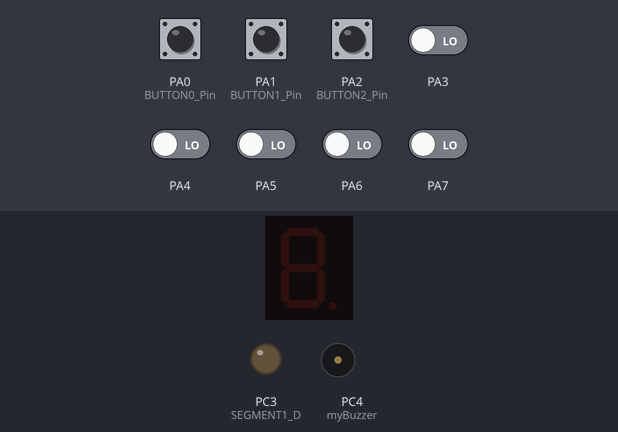
Bench run of a program on a simulated ATmega32, built with avr-gcc and emulated at 8 MHz. Shown: 1-digit seven-segment display, output pins drawn as LEDs (lit = HIGH), buzzer (waves = sounding, pin HIGH). Wiring (inferred from the names in the program): 1-digit 7-segment display, segments lit when LOW: segments PD0, PD1, PD2, PD3, PD4, PD5, PD6, PD7. Inputs (shaded band) come from the test bench; at power-on: PA0 (BUTTON0_Pin), PA1 (BUTTON1_Pin), PA2 (BUTTON2_Pin) HIGH, PA3–7 LOW. The segment pins are drawn as the display they are named for; pins used as bus, display or sensor lines are not drawn.

Above: at 1.2 s.
1.3 s: PA2 (BUTTON2_Pin) pulled LOW for 1 s
At 2.5 s:
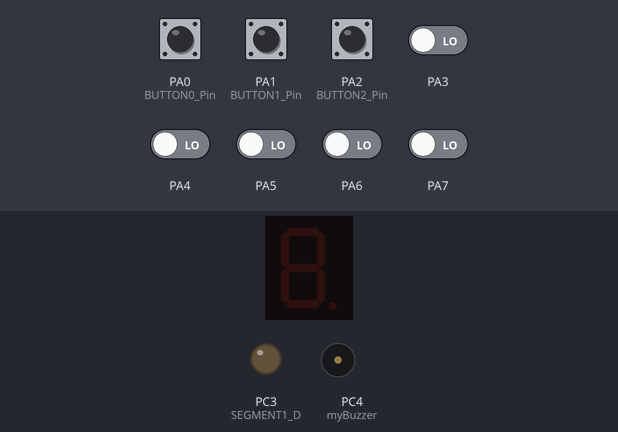
4.3 s: PA0 (BUTTON0_Pin) pulled LOW for 0.15 s
At 5.2 s:
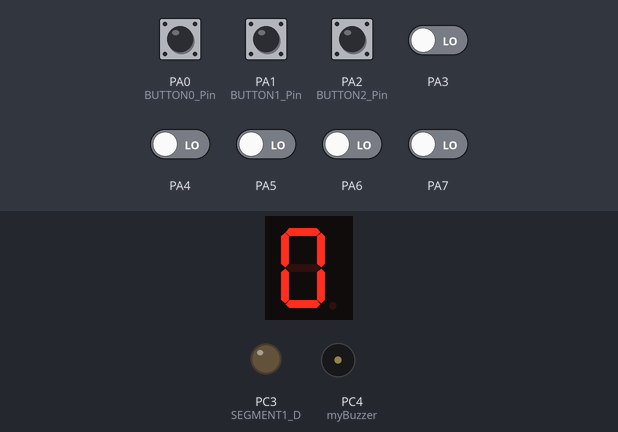
5.9 s: PA1 (BUTTON1_Pin) pulled LOW for 0.15 s
At 5.97 s:
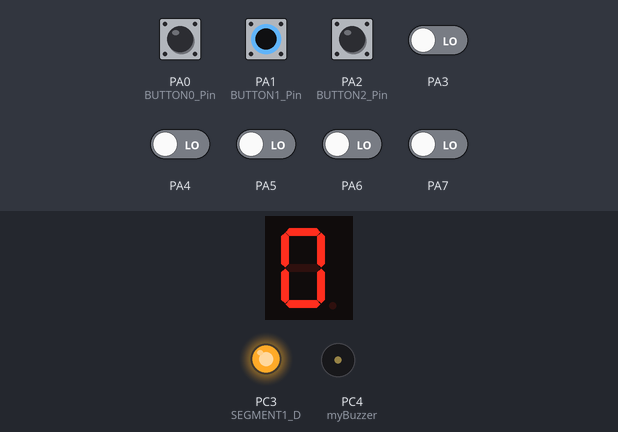
7.5 s: PA2 (BUTTON2_Pin) pulled LOW for 0.15 s
At 7.9 s:
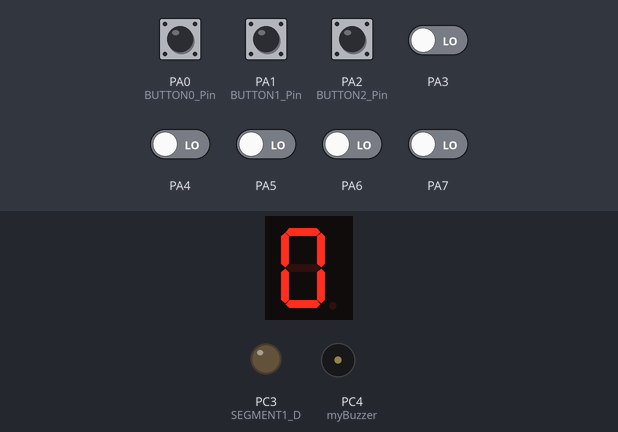
9.1 s: PA0 (BUTTON0_Pin) pulled LOW for 1 s
At 10.1 s:
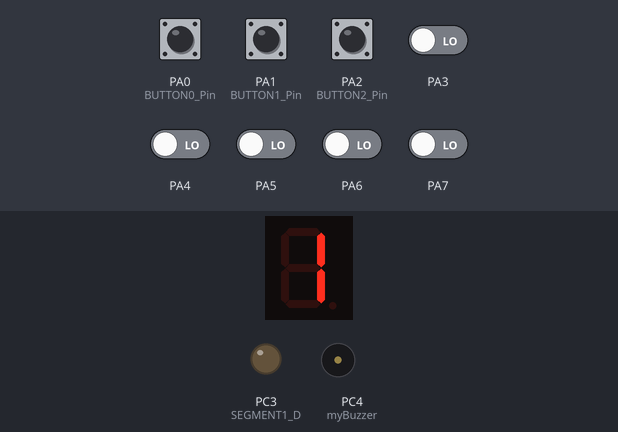
11.6 s: PA1 (BUTTON1_Pin) pulled LOW for 1 s
At 12.0 s:
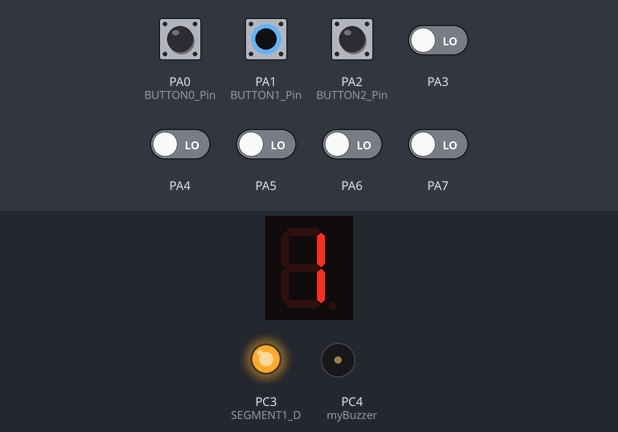
Timing chart, 0 to 14.6 s (numbered marks = the images above; inputs shaded):
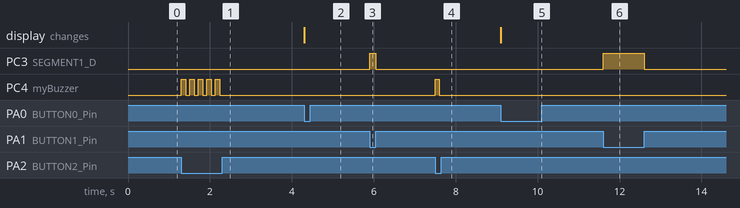

Measured:
- after the input at 1.3 s, PC4 (myBuzzer): alternates HIGH for 0.10 s and LOW for 0.10 s, 10 changes in all, then stays LOW, starting at once
- after the input at 4.3 s, the display: changes at once (image 2)
- after the input at 5.9 s, PC3 (SEGMENT1_D): LOW → HIGH at once, → LOW 0.15 s later
- after the input at 7.5 s, PC4 (myBuzzer): LOW → HIGH at once, → LOW 0.10 s later
- after the input at 9.1 s, the display: changes at once (image 5)
- after the input at 11.6 s, PC3 (SEGMENT1_D): LOW → HIGH at once, → LOW 1.0 s later

The program:

main.c
```c
/*
 * main.c

 *
 *  Created on: Aug 26, 2026
 *      Author: zbook g8
 *      ctrl+shift+f format code
 *      alt + up/down move
 *
 */
#include "Mcal/DIO/DIO_Interface.h"
#include "Mcal/DIO/DIO_Private.h"

#include "Common/BitMath.h"
#include <util/delay.h>
#include "Mcal/AtMega32Registers.h"
#include <stdint.h>
#include "Hal/Btn/Btn_Interface.h"
#include "Hal/Btn/Btn_Private.h"
#include "Hal/LED/LED_Interface.h"
#include "Hal/LED/LED_Private.h"
#include "Hal/SevenSegment/SevenSegment_Interface.h"
#include "Hal/SevenSegment/SevenSegment_Config.h"
#include "Hal/SevenSegment/SevenSegment_Private.h"
#include "Hal/BUZZER/Buzzer_Interface.h"
#include "Hal/BUZZER/Buzzer_Private.h"

//shift+ctrl+c comment for block of code
#define notPressed 1
#define Pressed    0
//
//#define AnodeZero   0xC0
//#define AnodeOne    0xF9
//#define AnodeTwo    0xA4
//#define AnodeThree  0xB0
//#define AnodeFour   0x99
//#define AnodeFive   0x92
//#define AnodeSix    0x82
//#define AnodeSeven  0xF8
//#define AnodeEight  0x80
//#define AnodeNine   0x90
Buzzer_Config_t myBuzzer = {
    .GroupName = DIO_GroupC,
    .PinNo = DIO_pin4
};

int main(void) {
    Btn_Init(BUTTON_SINK,Btn1);
	//DIO_EnableInternalPullUp(DIO_GroupC, DIO_pin0);
    Btn_Init(BUTTON_SINK,Btn2);
	//DIO_EnableInternalPullUp(DIO_GroupC, DIO_pin1);
    Btn_Init(BUTTON_SINK,Btn3);
	//DIO_EnableInternalPullUp(DIO_GroupC, DIO_pin2);

	//set(DDRC_Reg, 3);
    LED_Init(LED1,DIO_GroupC,DIO_pin3);
	//DIO_SelectDirectionForPin(DIO_GroupC, DIO_pin3, DIO_Output);

	//set(DDRC_Reg, 4);
    Buzzer_Init(&myBuzzer);
	//DIO_SelectDirectionForPin(DIO_GroupC, DIO_pin4, DIO_Output);

	// DDRD_Reg = 0xFF;

	//DIO_SelectDirectionForAll(DIO_GroupD, DIO_AllOutput);

	//uint8_t State = notPressed;
	//uint8_t oldState = notPressed;
	uint8_t counter = 0;
	//uint8_t State2 = notPressed;
	//uint8_t State3 = notPressed;
	uint8_t State = SinkNotPressed;
	uint8_t oldState = SinkNotPressed;
	uint8_t State2 = SinkNotPressed;
	uint8_t State3 = SinkNotPressed;
	while (1) {

		State =Btn_GetState(Btn1,BUTTON_SINK);
		//DIO_ReadValueForPin(DIO_GroupC, DIO_pin0, &State);
		// read(PINC_Reg, 0);
		//State2 = read(PINC_Reg, 1);
		State2 =Btn_GetState(Btn2,BUTTON_SINK);

		//DIO_ReadValueForPin(DIO_GroupC, DIO_pin1, &State2);
		//State3 = read(PINC_Reg,2);
		State3 =Btn_GetState(Btn3,BUTTON_SINK);
		//DIO_ReadValueForPin(DIO_GroupC, DIO_pin2, &State3);

		if (oldState == SinkNotPressed && State == SinkPressed) {
			SS_WriteNumber(counter,SS2);
			counter++;
			if (counter > 9) {
				counter = 0;
			}
		}
		oldState = State;
		if (State2 == SinkPressed) {
			//set(PORTC_Reg, 3);
			LED_ON(LED1,LED_SOURCE);
			//DIO_WriteValueForPin(DIO_GroupC, DIO_pin3, DIO_High);
		}
		else if (State2 == SinkNotPressed) {            //clear(PORTC_Reg, 3);
			LED_OFF(LED1,LED_SOURCE);

			//DIO_WriteValueForPin(DIO_GroupC, DIO_pin3, DIO_Low);
		}

		if (State3 == Pressed) {
			//toggle(PORTC_Reg,4);
			Buzzer_Toggle();
			//DIO_ToggleAtPin(DIO_GroupC, DIO_pin4);
			_delay_ms(100);
		}
		else if (State3 == notPressed) {
			//clear(PORTC_Reg,4);
			Buzzer_Off();
			//DIO_WriteValueForPin(DIO_GroupC, DIO_pin4, DIO_Low);

		}
	}
}
```

Btn_Config.h
```c
/*
 * Btn_Config.h
 *
 *  Created on: Aug 28, 2026
 *      Author: zbook g8
 */

#ifndef HAL_BTN_BTN_CONFIG_H_
#define HAL_BTN_BTN_CONFIG_H_
#include "../../Mcal/DIO/DIO_Private.h"

#define BUTTON0_Group     DIO_GroupA
#define BUTTON0_Pin       DIO_pin0

#define BUTTON1_Group     DIO_GroupA
#define BUTTON1_Pin       DIO_pin1

#define BUTTON2_Group     DIO_GroupA
#define BUTTON2_Pin       DIO_pin2


#endif /* HAL_BTN_BTN_CONFIG_H_ */
```

SevenSegment_Config.h
```c
/*
 * SevenSegment_Config.h
 *
 *  Created on: Aug 28, 2026
 *      Author: zbook g8
 */

#ifndef HAL_SEVENSEGMENT_SEVENSEGMENT_CONFIG_H_
#define HAL_SEVENSEGMENT_SEVENSEGMENT_CONFIG_H_
#include "../../Mcal/DIO/DIO_Private.h"
#include "../../Mcal/DIO/DIO_Interface.h"

#define SEGMENT1_GROUP    DIO_GroupC
#define SEGMENT2_GROUP    DIO_GroupD
#define SEGMENT_TYPE      COMMON_ANODE

#define SEGMENT1_A		DIO_pin0
#define SEGMENT1_B		DIO_pin1
#define SEGMENT1_C		DIO_pin2
#define SEGMENT1_D		DIO_pin3
#define SEGMENT1_E		DIO_pin4
#define SEGMENT1_F		DIO_pin5
#define SEGMENT1_G		DIO_pin6
#define SEGMENT1_H		DIO_pin7

#define SEGMENT2_A		DIO_pin0
#define SEGMENT2_B		DIO_pin1
#define SEGMENT2_C		DIO_pin2
#define SEGMENT2_D		DIO_pin3
#define SEGMENT2_E		DIO_pin4
#define SEGMENT2_F		DIO_pin5
#define SEGMENT2_G		DIO_pin6
#define SEGMENT2_H		DIO_pin7

#define AnodeZero   0xC0
#define AnodeOne    0xF9
#define AnodeTwo    0xA4
#define AnodeThree  0xB0
#define AnodeFour   0x99
#define AnodeFive   0x92
#define AnodeSix    0x82
#define AnodeSeven  0xF8
#define AnodeEight  0x80
#define AnodeNine   0x90


#endif /* HAL_SEVENSEGMENT_SEVENSEGMENT_CONFIG_H_ */
```

Btn_Config.h
```c
/*
 * Btn_Config.h
 *
 *  Created on: Aug 28, 2026
 *      Author: zbook g8
 */

#ifndef HAL_BTN_BTN_CONFIG_H_
#define HAL_BTN_BTN_CONFIG_H_
#include "../../Mcal/DIO/DIO_Private.h"

#define BUTTON0_Group     DIO_GroupA
#define BUTTON0_Pin       DIO_pin0

#define BUTTON1_Group     DIO_GroupA
#define BUTTON1_Pin       DIO_pin1

#define BUTTON2_Group     DIO_GroupA
#define BUTTON2_Pin       DIO_pin2


#endif /* HAL_BTN_BTN_CONFIG_H_ */
```

SevenSegment_Config.h
```c
/*
 * SevenSegment_Config.h
 *
 *  Created on: Aug 28, 2026
 *      Author: zbook g8
 */

#ifndef HAL_SEVENSEGMENT_SEVENSEGMENT_CONFIG_H_
#define HAL_SEVENSEGMENT_SEVENSEGMENT_CONFIG_H_
#include "../../Mcal/DIO/DIO_Private.h"
#include "../../Mcal/DIO/DIO_Interface.h"

#define SEGMENT1_GROUP    DIO_GroupC
#define SEGMENT2_GROUP    DIO_GroupD
#define SEGMENT_TYPE      COMMON_ANODE

#define SEGMENT1_A		DIO_pin0
#define SEGMENT1_B		DIO_pin1
#define SEGMENT1_C		DIO_pin2
#define SEGMENT1_D		DIO_pin3
#define SEGMENT1_E		DIO_pin4
#define SEGMENT1_F		DIO_pin5
#define SEGMENT1_G		DIO_pin6
#define SEGMENT1_H		DIO_pin7

#define SEGMENT2_A		DIO_pin0
#define SEGMENT2_B		DIO_pin1
#define SEGMENT2_C		DIO_pin2
#define SEGMENT2_D		DIO_pin3
#define SEGMENT2_E		DIO_pin4
#define SEGMENT2_F		DIO_pin5
#define SEGMENT2_G		DIO_pin6
#define SEGMENT2_H		DIO_pin7

#define AnodeZero   0xC0
#define AnodeOne    0xF9
#define AnodeTwo    0xA4
#define AnodeThree  0xB0
#define AnodeFour   0x99
#define AnodeFive   0x92
#define AnodeSix    0x82
#define AnodeSeven  0xF8
#define AnodeEight  0x80
#define AnodeNine   0x90


#endif /* HAL_SEVENSEGMENT_SEVENSEGMENT_CONFIG_H_ */
```

Buzzer_Interface.h
```c
/*
 * Buzzer_Interface.h
 *
 *  Created on: Aug 28, 2026
 *      Author: zbook g8
 */

#ifndef HAL_BUZZER_BUZZER_INTERFACE_H_
#define HAL_BUZZER_BUZZER_INTERFACE_H_
#include "Buzzer_Private.h"
void Buzzer_Init(Buzzer_Config_t *Config);
void Buzzer_On(void);

void Buzzer_Off(void);

void Buzzer_Toggle(void);
#endif /* HAL_BUZZER_BUZZER_INTERFACE_H_ */
```

Buzzer_Program.c
```c
/*
 * Buzzer_Program.c
 *
 *  Created on: Aug 28, 2026
 *      Author: zbook g8
 */
#include "Buzzer_Interface.h"
#include "Buzzer_Private.h"
#include "../../Mcal/DIO/DIO_Interface.h"
#include "../../Mcal/DIO/DIO_Private.h"

Buzzer_Config_t Buzzer_Config;


void Buzzer_Off(void)
{       DIO_WriteValueForPin(Buzzer_Config.GroupName,
        Buzzer_Config.PinNo,
        DIO_Low);
}


void Buzzer_Init(Buzzer_Config_t *Config)
{
    Buzzer_Config = *Config;

    DIO_SelectDirectionForPin(
        Buzzer_Config.GroupName,
        Buzzer_Config.PinNo,
        DIO_Output
    );

    Buzzer_Off();
}

void Buzzer_On(void)
{
    DIO_WriteValueForPin(Buzzer_Config.GroupName,
        Buzzer_Config.PinNo,
        DIO_High);
}

void Buzzer_Toggle(void)
{
    DIO_ToggleAtPin(Buzzer_Config.GroupName,
        Buzzer_Config.PinNo);
}
```

Btn_Interface.h
```c
/*
 * Btn_Interface.h
 *
 *  Created on: Aug 28, 2026
 *      Author: zbook g8
 */

#ifndef HAL_BTN_BTN_INTERFACE_H_
#define HAL_BTN_BTN_INTERFACE_H_

void Btn_Init( uint8_t ConnectionState, uint8_t BtnNo);
uint8_t Btn_GetState(uint8_t ConnectionState, uint8_t BtnNo);

#endif /* HAL_BTN_BTN_INTERFACE_H_ */
```

Btn_Program.c
```c
#include "Btn_Config.h"
#include "Btn_Private.h"
#include "../../Mcal/DIO/DIO_Interface.h"
#include <stdint.h>

static Button_Type Button1_Type;

static Button_Type Button2_Type;

static Button_Type Button3_Type;

void Btn_Init(uint8_t ConnectionState, uint8_t BtnNo) {
	switch (BtnNo) {
	case Btn1:
		Button1_Type = ConnectionState;

		if (ConnectionState == BUTTON_SINK) {
			DIO_EnableInternalPullUp( BUTTON0_Group, BUTTON0_Pin);
		} else if (ConnectionState == BUTTON_SOURCE) {
			DIO_DisableInternalPullUp( BUTTON0_Group, BUTTON0_Pin);
		}

		break;

	case Btn2:

		Button2_Type = ConnectionState;

		if (ConnectionState == BUTTON_SINK) {
			DIO_EnableInternalPullUp(BUTTON1_Group, BUTTON1_Pin);
		} else if (ConnectionState == BUTTON_SOURCE) {
			DIO_DisableInternalPullUp( BUTTON1_Group, BUTTON1_Pin);

		}

		break;

	case Btn3:

		Button3_Type = ConnectionState;

		if (ConnectionState == BUTTON_SINK) {
			DIO_EnableInternalPullUp(
			BUTTON2_Group,
			BUTTON2_Pin);
		} else if (ConnectionState == BUTTON_SOURCE) {
			DIO_DisableInternalPullUp( BUTTON2_Group, BUTTON2_Pin);
		}

		break;

	default:
		break;
	}
}

uint8_t Btn_GetState(uint8_t BtnNo, uint8_t ConnectionState) {
	uint8_t InputValue;

	switch (BtnNo) {
	case Btn1:
		DIO_ReadValueForPin(BUTTON0_Group, BUTTON0_Pin, &InputValue);

		if (ConnectionState == BUTTON_SINK) {
			if (InputValue == SinkNotPressed) {
				return SinkNotPressed;
			} else {
				return SinkPressed;
			}
		} else if (ConnectionState == BUTTON_SOURCE) {
			if (InputValue == SourceNotPressed) {
				return SourceNotPressed;
			} else {
				return SourcePressed;
			}
		} else {
			return 0;
			//error code
		}

		break;

	case Btn2:
		DIO_ReadValueForPin(BUTTON1_Group, BUTTON1_Pin, &InputValue);

		if (ConnectionState == BUTTON_SINK) {
			if (InputValue == SinkNotPressed) {
				return SinkNotPressed;
			} else {
				return SinkPressed;
			}
		} else if (ConnectionState == BUTTON_SOURCE) {
			if (InputValue == SourceNotPressed) {
				return SourceNotPressed;
			} else {
				return SourcePressed;
			}
		} else {
			return 0;

			//error code
		}
		break;
	case Btn3:
		DIO_ReadValueForPin(BUTTON2_Group, BUTTON2_Pin, &InputValue);

		if (ConnectionState == BUTTON_SINK) {
			if (InputValue == SinkNotPressed) {
				return SinkNotPressed;
			} else {
				return SinkPressed;
			}
		} else if (ConnectionState == BUTTON_SOURCE) {
			if (InputValue == SourceNotPressed) {
				return SourceNotPressed;
			} else {
				return SourcePressed;
			}
		} else {
			return 0;
			//error code
		}
		break;
	default:
		return 0;
	}

}
```

LED_Interface.h
```c
/*
 * LED_Interface.h
 *
 *  Created on: Aug 27, 2026
 *      Author: zbook g8
 */

#ifndef HAL_LED_LED_INTERFACE_H_
#define HAL_LED_LED_INTERFACE_H_
#include <stdint.h>

void LED_Init(uint8_t LED_ID, uint8_t GroupName, uint8_t PinNo);
void LED_ON(uint8_t LED_ID,uint8_t ConnectionState);
void LED_OFF(uint8_t LED_ID,uint8_t ConnectionState);
void LED_Toggle(uint8_t LED_ID);

#endif /* HAL_LED_LED_INTERFACE_H_ */
```

LED_Program.c
```c
/*
 * LED_Program.c
 *
 *  Created on: Aug 27, 2026
 *      Author: zbook g8
 */
#include "LED_Interface.h"
#include "LED_Private.h"

#include "../../Mcal/DIO/DIO_Interface.h"
#include "../../Mcal/AtMega32Registers.h"
#include "../../Common/BitMath.h"

static LED_Config_t LED_Config[8];
void LED_Init(uint8_t LED_ID, uint8_t GroupName, uint8_t PinNo) {

	LED_Config[LED_ID].GroupName = GroupName;
	LED_Config[LED_ID].PinNo = PinNo;
	DIO_SelectDirectionForPin(GroupName, PinNo, DIO_Output);
}
void LED_ON(uint8_t LED_ID, uint8_t ConnectionState) {
	if (ConnectionState == LED_SINK) {
		DIO_WriteValueForPin(LED_Config[LED_ID].GroupName,
						LED_Config[LED_ID].PinNo,  SinkLED_ON);
	}
	if (ConnectionState == LED_SOURCE) {
		DIO_WriteValueForPin(LED_Config[LED_ID].GroupName,
				LED_Config[LED_ID].PinNo, SourceLED_ON);
	}

}

void LED_OFF(uint8_t LED_ID, uint8_t ConnectionState) {
	if (ConnectionState == LED_SINK) {
			DIO_WriteValueForPin(LED_Config[LED_ID].GroupName,
							LED_Config[LED_ID].PinNo, SinkLED_OFF);
		}
		if (ConnectionState == LED_SOURCE) {
			DIO_WriteValueForPin(LED_Config[LED_ID].GroupName,
					LED_Config[LED_ID].PinNo, SourceLED_OFF);
		}
}

void LED_Toggle(uint8_t LED_ID) {
	DIO_ToggleAtPin(LED_Config[LED_ID].GroupName, LED_Config[LED_ID].PinNo);
}
```

SevenSegment_Interface.h
```c
/*
 * SevenSegment_Interface.h
 *
 *  Created on: Aug 28, 2026
 *      Author: zbook g8
 */

#ifndef HAL_SEVENSEGMENT_SEVENSEGMENT_INTERFACE_H_
#define HAL_SEVENSEGMENT_SEVENSEGMENT_INTERFACE_H_
#include <stdint.h>
void SS_WriteNumber(uint8_t Number , uint8_t SS_No);

#endif /* HAL_SEVENSEGMENT_SEVENSEGMENT_INTERFACE_H_ */
```

SevenSegment_Program.c
```c
/*
 * SevenSegment_Program.c
 *
 *  Created on: Aug 28, 2026
 *      Author: zbook g8
 */
#include <stdint.h>
#include "SevenSegment_Private.h"
#include "SevenSegment_Config.h"
#include "../../Mcal/DIO/DIO_Interface.h"
uint8_t Numbers[10] = {
 0xC0,
 0xF9,
 0xA4,
 0xB0,
 0x99,
 0x92,
 0x82,
 0xF8,
 0x80,
0x90 };

void SS_WriteNumber(uint8_t Number, uint8_t SS_No) {
	switch (SS_No) {
	case SS1:
		DIO_SelectDirectionForAll(SEGMENT1_GROUP, DIO_AllOutput);
		DIO_WriteValueForAll(SEGMENT1_GROUP,Numbers[Number]);
	break;
	case SS2:
		DIO_SelectDirectionForAll(SEGMENT2_GROUP, DIO_AllOutput);
		DIO_WriteValueForAll(SEGMENT2_GROUP,Numbers[Number]);

		break;
	}
}
```

Buzzer_Interface.h
```c
/*
 * Buzzer_Interface.h
 *
 *  Created on: Aug 28, 2026
 *      Author: zbook g8
 */

#ifndef HAL_BUZZER_BUZZER_INTERFACE_H_
#define HAL_BUZZER_BUZZER_INTERFACE_H_
#include "Buzzer_Private.h"
void Buzzer_Init(Buzzer_Config_t *Config);
void Buzzer_On(void);

void Buzzer_Off(void);

void Buzzer_Toggle(void);
#endif /* HAL_BUZZER_BUZZER_INTERFACE_H_ */
```

Buzzer_Program.c
```c
/*
 * Buzzer_Program.c
 *
 *  Created on: Aug 28, 2026
 *      Author: zbook g8
 */
#include "Buzzer_Interface.h"
#include "Buzzer_Private.h"
#include "../../Mcal/DIO/DIO_Interface.h"
#include "../../Mcal/DIO/DIO_Private.h"

Buzzer_Config_t Buzzer_Config;


void Buzzer_Off(void)
{       DIO_WriteValueForPin(Buzzer_Config.GroupName,
        Buzzer_Config.PinNo,
        DIO_Low);
}


void Buzzer_Init(Buzzer_Config_t *Config)
{
    Buzzer_Config = *Config;

    DIO_SelectDirectionForPin(
        Buzzer_Config.GroupName,
        Buzzer_Config.PinNo,
        DIO_Output
    );

    Buzzer_Off();
}

void Buzzer_On(void)
{
    DIO_WriteValueForPin(Buzzer_Config.GroupName,
        Buzzer_Config.PinNo,
        DIO_High);
}

void Buzzer_Toggle(void)
{
    DIO_ToggleAtPin(Buzzer_Config.GroupName,
        Buzzer_Config.PinNo);
}
```

Btn_Program.c
```c
#include "Btn_Config.h"
#include "Btn_Private.h"
#include "../../Mcal/DIO/DIO_Interface.h"
#include <stdint.h>

static Button_Type Button1_Type;

static Button_Type Button2_Type;

static Button_Type Button3_Type;

void Btn_Init(uint8_t ConnectionState, uint8_t BtnNo) {
	switch (BtnNo) {
	case Btn1:
		Button1_Type = ConnectionState;

		if (ConnectionState == BUTTON_SINK) {
			DIO_EnableInternalPullUp( BUTTON0_Group, BUTTON0_Pin);
		} else if (ConnectionState == BUTTON_SOURCE) {
			DIO_DisableInternalPullUp( BUTTON0_Group, BUTTON0_Pin);
		}

		break;

	case Btn2:

		Button2_Type = ConnectionState;

		if (ConnectionState == BUTTON_SINK) {
			DIO_EnableInternalPullUp(BUTTON1_Group, BUTTON1_Pin);
		} else if (ConnectionState == BUTTON_SOURCE) {
			DIO_DisableInternalPullUp( BUTTON1_Group, BUTTON1_Pin);

		}

		break;

	case Btn3:

		Button3_Type = ConnectionState;

		if (ConnectionState == BUTTON_SINK) {
			DIO_EnableInternalPullUp(
			BUTTON2_Group,
			BUTTON2_Pin);
		} else if (ConnectionState == BUTTON_SOURCE) {
			DIO_DisableInternalPullUp( BUTTON2_Group, BUTTON2_Pin);
		}

		break;

	default:
		break;
	}
}

uint8_t Btn_GetState(uint8_t BtnNo, uint8_t ConnectionState) {
	uint8_t InputValue;

	switch (BtnNo) {
	case Btn1:
		DIO_ReadValueForPin(BUTTON0_Group, BUTTON0_Pin, &InputValue);

		if (ConnectionState == BUTTON_SINK) {
			if (InputValue == SinkNotPressed) {
				return SinkNotPressed;
			} else {
				return SinkPressed;
			}
		} else if (ConnectionState == BUTTON_SOURCE) {
			if (InputValue == SourceNotPressed) {
				return SourceNotPressed;
			} else {
				return SourcePressed;
			}
		} else {
			return 0;
			//error code
		}

		break;

	case Btn2:
		DIO_ReadValueForPin(BUTTON1_Group, BUTTON1_Pin, &InputValue);

		if (ConnectionState == BUTTON_SINK) {
			if (InputValue == SinkNotPressed) {
				return SinkNotPressed;
			} else {
				return SinkPressed;
			}
		} else if (ConnectionState == BUTTON_SOURCE) {
			if (InputValue == SourceNotPressed) {
				return SourceNotPressed;
			} else {
				return SourcePressed;
			}
		} else {
			return 0;

			//error code
		}
		break;
	case Btn3:
		DIO_ReadValueForPin(BUTTON2_Group, BUTTON2_Pin, &InputValue);

		if (ConnectionState == BUTTON_SINK) {
			if (InputValue == SinkNotPressed) {
				return SinkNotPressed;
			} else {
				return SinkPressed;
			}
		} else if (ConnectionState == BUTTON_SOURCE) {
			if (InputValue == SourceNotPressed) {
				return SourceNotPressed;
			} else {
				return SourcePressed;
			}
		} else {
			return 0;
			//error code
		}
		break;
	default:
		return 0;
	}

}
```

LED_Interface.h
```c
/*
 * LED_Interface.h
 *
 *  Created on: Aug 27, 2026
 *      Author: zbook g8
 */

#ifndef HAL_LED_LED_INTERFACE_H_
#define HAL_LED_LED_INTERFACE_H_
#include <stdint.h>

void LED_Init(uint8_t LED_ID, uint8_t GroupName, uint8_t PinNo);
void LED_ON(uint8_t LED_ID,uint8_t ConnectionState);
void LED_OFF(uint8_t LED_ID,uint8_t ConnectionState);
void LED_Toggle(uint8_t LED_ID);

#endif /* HAL_LED_LED_INTERFACE_H_ */
```

SevenSegment_Program.c
```c
/*
 * SevenSegment_Program.c
 *
 *  Created on: Aug 28, 2026
 *      Author: zbook g8
 */
#include <stdint.h>
#include "SevenSegment_Private.h"
#include "SevenSegment_Config.h"
#include "../../Mcal/DIO/DIO_Interface.h"
uint8_t Numbers[10] = {
 0xC0,
 0xF9,
 0xA4,
 0xB0,
 0x99,
 0x92,
 0x82,
 0xF8,
 0x80,
0x90 };

void SS_WriteNumber(uint8_t Number, uint8_t SS_No) {
	switch (SS_No) {
	case SS1:
		DIO_SelectDirectionForAll(SEGMENT1_GROUP, DIO_AllOutput);
		DIO_WriteValueForAll(SEGMENT1_GROUP,Numbers[Number]);
	break;
	case SS2:
		DIO_SelectDirectionForAll(SEGMENT2_GROUP, DIO_AllOutput);
		DIO_WriteValueForAll(SEGMENT2_GROUP,Numbers[Number]);

		break;
	}
}
```

BitMath.h
```c
#ifndef COMMON_BITMATH_H_
#define COMMON_BITMATH_H_

#define set(reg,no) reg|=(1<<no)
#define clear(reg,no) reg&=~(1<<no)
#define toggle(reg,no) reg^=(1<<no)
#define read(reg,no) ((reg>>no)&1)

#endif /* COMMON_BITMATH_H_ */
```

Source omitted: LED_Program.c (1284 bytes), Buzzer_Private.h (397 bytes), Btn_Private.h (435 bytes), LED_Private.h (591 bytes), SevenSegment_Private.h (289 bytes), AtMega32Registers.h (3508 bytes), DIO_Interface.h (1078 bytes), DIO_Private.h (630 bytes), DIO_Program.c (5512 bytes), BitMath.h (307 bytes), AtMega128Registers.h (1308 bytes), DIO_Private.h (629 bytes) and 10 more
